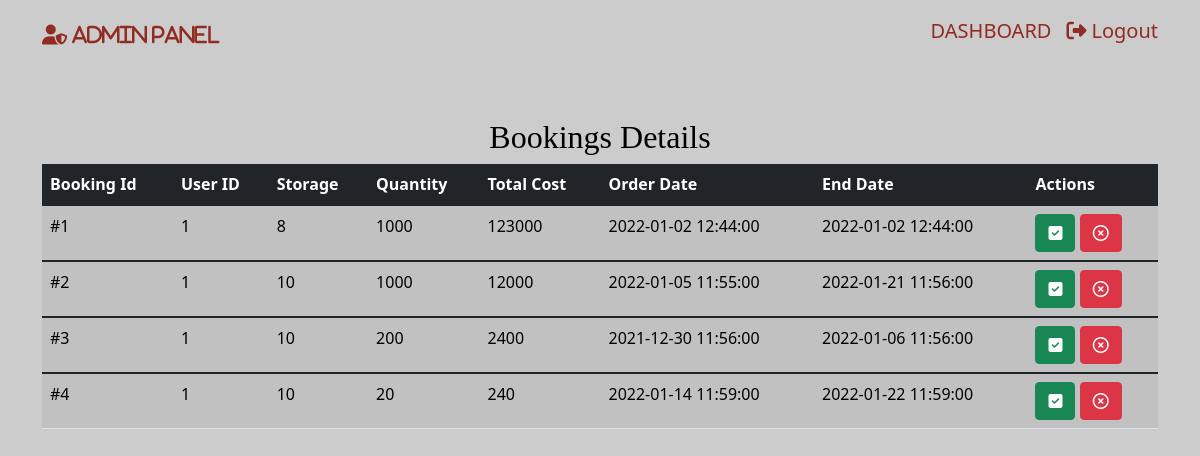
Page /Admin/bookingsDetails.php (signed in) on the committed database.
### tables this page shows
CREATE TABLE `Orders` (
  `booking_id` int(11) NOT NULL,
  `u_id` int(11) DEFAULT NULL,
  `item_quantity` int(11) DEFAULT NULL,
  `cost` int(11) DEFAULT NULL,
  `order_date` timestamp NOT NULL DEFAULT '0000-00-00 00:00:00',
  `end_date` timestamp NOT NULL DEFAULT '0000-00-00 00:00:00',
  `s_id` int(11) DEFAULT NULL
);

### Admin/bookingsDetails.php (the view, shortened to what this page needs)
<!DOCTYPE html>
<html lang="en">
<head>
    <link href="https://cdn.jsdelivr.net/npm/bootstrap@5.1.3/dist/css/bootstrap.min.css" rel="stylesheet"
>
</head>
<body>
    <nav class="navbar navbar-light">
        <div class="container">
            <a class="navbar-brand" href="#">
                <i class="fas fa-user-shield" style="color:#922B21"> ADMIN PANEL</i>
            </a>
            <p style="float:right;color:#922B21;font-size:20px;margin-top:8px"><a href="admin-panel.php"style="text-decoration:none;color:#922B21;margin-right:15px">DASHBOARD</a><a href="logout.php"
                    style="text-decoration:none;color:#922B21"><i class="fa fa-sign-out-alt">&nbsp;</i>Logout</a></p>
        </div>
    </nav>
    <section class="container py-2 mt-4 mb-4">
        <div class="row">
            <div class="col-lg-12">
                <h2 class="app-stats text-center mt-3"
                    style="color:black;font-family: 'Times New Roman', Times, serif;">Bookings Details</h2>
                <div class=" table-responsive">
                    <table class="table table-striped table-hover">
                        <thead class="thead bg-dark" style="color:white;">
                            <tr>
                                <th>Booking Id</th>
                                <th>User ID</th>
                                <th>Storage</th>
                                <th>Quantity</th>
                                <th>Total Cost</th>
                                <th>Order Date</th>
                                <th>End Date</th>
                                <th>Actions</th>
                            </tr>
                        </thead>
                        <?php
                       global $connection;
                       $sql="SELECT * FROM Orders";
                       $stmt=$connection->query($sql);
                       while($Datarows = $stmt->fetch_assoc())
                       {
                           $id          = $Datarows["booking_id"];
                           $uId         = $Datarows["u_id"];
                           $storage     = $Datarows["s_id"];
                           $qty         = $Datarows["item_quantity"];
                           $tcost       = $Datarows["cost"];
                           $oDate       = $Datarows["order_date"];
                           $eDate       = $Datarows["end_date"];
                    ?>
                        <tbody class="tbody">
                            <tr>
                                <td>#<?php echo  $id;       ?></td>
                                <td> <?php echo  $uId;      ?></td>
                                <td> <?php echo  $storage;  ?></td>
                                <td> <?php echo  $qty;      ?></td>
                                <td> <?php echo  $tcost;    ?></td>
                                <td> <?php echo  $oDate;    ?></td>
                                <td> <?php echo  $eDate;    ?></td>
                                <td><a href="editgame.php" class="btn btn-success"><i class="fas fa-check-square"></i>
                                    </a>
                                    <a href="deletegame.php" class="btn btn-danger"><i
                                            class="far fa-times-circle"></i></i></a>
                                </td>
                            </tr>
                        </tbody>
                        <?php } ?>
                    </table>
                </div>
            </div>
        </div>
    </section>
</body>
</html>

### Admin/bookingsDetails.php (style rules this page uses)
body { position: absolute; top: 0; bottom: 0; left: 0; right: 0; height: 100%; backdrop-filter: blur(3px); background-image: url("images/mainWall.jpg"); background-repeat: no-repeat, repeat; background-color: #cccccc; background-size: cover; }
.table .tbody tr td { color: black; }

### rows in the picture
orders: booking_id "1", u "1", s "8", item_quantity "1000", cost "123000", order_date "2022-01-02 12:44:00", end_date "2022-01-02 12:44:00"
orders: booking_id "2", u "1", s "10", item_quantity "1000", cost "12000", order_date "2022-01-05 11:55:00", end_date "2022-01-21 11:56:00"
orders: booking_id "3", u "1", s "10", item_quantity "200", cost "2400", order_date "2021-12-30 11:56:00", end_date "2022-01-06 11:56:00"
orders: booking_id "4", u "1", s "10", item_quantity "20", cost "240", order_date "2022-01-14 11:59:00", end_date "2022-01-22 11:59:00"
